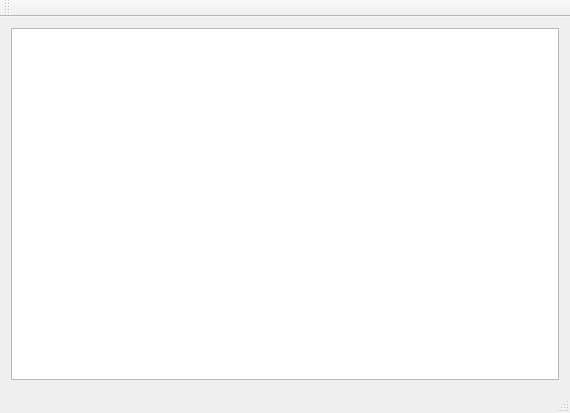
<?xml version="1.0" encoding="UTF-8"?>
<ui version="4.0">
 <class>MainWindow</class>
 <widget class="QMainWindow" name="MainWindow">
  <property name="geometry">
   <rect>
    <x>0</x>
    <y>0</y>
    <width>570</width>
    <height>413</height>
   </rect>
  </property>
  <property name="windowTitle">
   <string>MainWindow</string>
  </property>
  <widget class="QWidget" name="centralWidget">
   <layout class="QVBoxLayout" name="verticalLayout">
    <item>
     <widget class="QTableView" name="tableView"/>
    </item>
   </layout>
  </widget>
  <widget class="QMenuBar" name="menuBar">
   <property name="geometry">
    <rect>
     <x>0</x>
     <y>0</y>
     <width>570</width>
     <height>22</height>
    </rect>
   </property>
  </widget>
  <widget class="QToolBar" name="mainToolBar">
   <attribute name="toolBarArea">
    <enum>TopToolBarArea</enum>
   </attribute>
   <attribute name="toolBarBreak">
    <bool>false</bool>
   </attribute>
  </widget>
  <widget class="QStatusBar" name="statusBar"/>
 </widget>
 <layoutdefault spacing="6" margin="11"/>
 <resources/>
 <connections/>
</ui>
